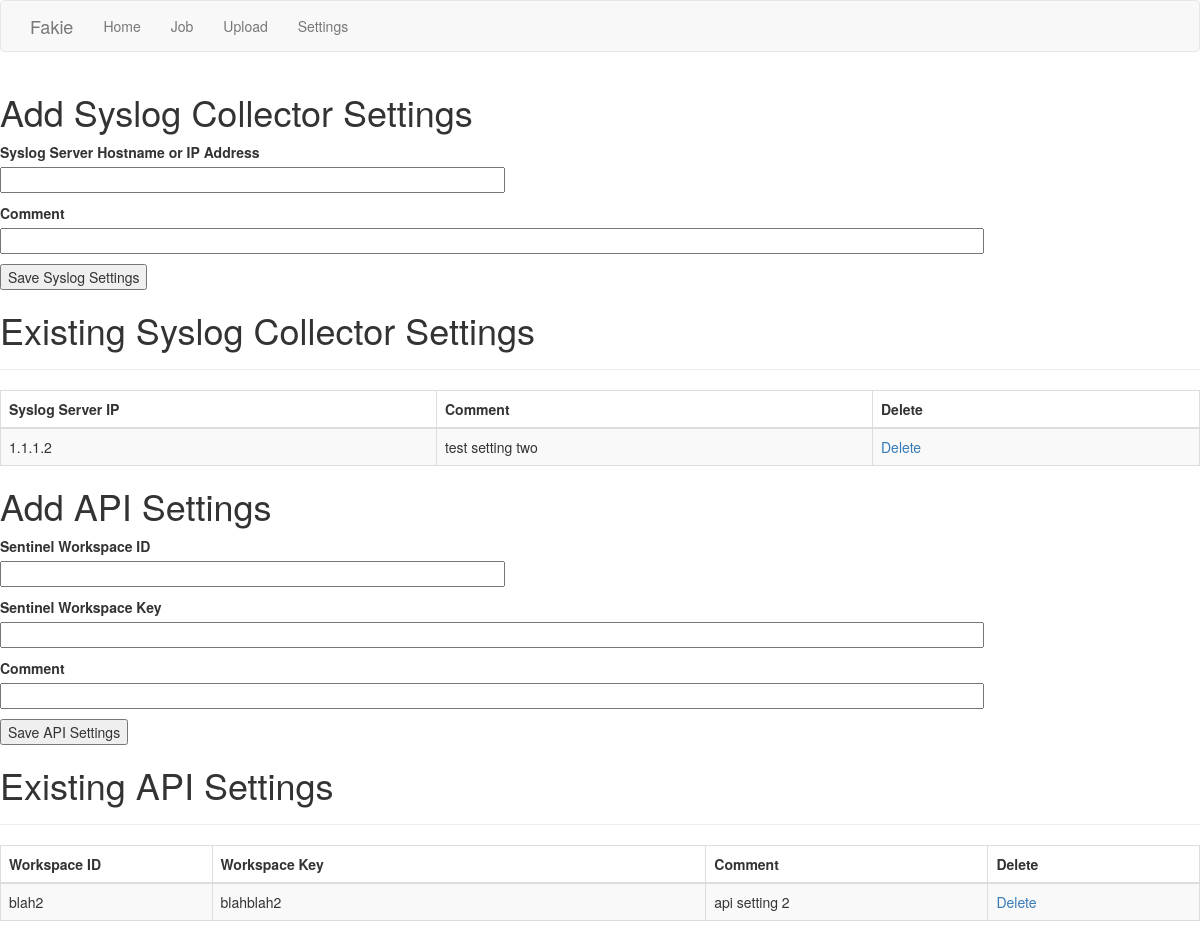
The page /settings on the database its author committed.
### app/models.py (models this page shows)
class SyslogSettings(db.Model):
    id = db.Column(db.Integer, primary_key=True)
    serverIP = db.Column(db.String(64), index=True, unique=True)
    comment = db.Column(db.String(128))

class ApiSettings(db.Model):
    id = db.Column(db.Integer, primary_key=True)
    workspaceId = db.Column(db.String(64), index=True, unique=True)
    workspaceKey = db.Column(db.String(128))
    comment = db.Column(db.String(128))

### app/routes.py (the view)
@app.route('/settings', methods=['GET'])
def settings():
    syslogSettings_form = syslogSettingsForm()
    apiSettings_form = apiSettingsForm()
    syslogSettingsAll = SyslogSettings.query.all()
    apiSettingsAll = ApiSettings.query.all()
    return render_template('settings.html', syslogSettings_form=syslogSettings_form, apiSettings_form=apiSettings_form, syslogSettingsAll=syslogSettingsAll, apiSettingsAll=apiSettingsAll)

### app/forms.py
class syslogSettingsForm(FlaskForm):
    serverIP = StringField('Syslog Server Hostname or IP Address', validators=[DataRequired()])
    comment = StringField('Comment', validators=[Optional()])
    submit = SubmitField('Save Syslog Settings')

class apiSettingsForm(FlaskForm):
    workspaceId = StringField('Sentinel Workspace ID', validators=[DataRequired()])
    workspaceKey = StringField('Sentinel Workspace Key', validators=[DataRequired()])
    comment = StringField('Comment', validators=[Optional()])
    submit = SubmitField('Save API Settings')

### app/templates/settings.html (shortened to what this page needs)
{% extends "base.html" %}
{% block content %}
    <!doctype html>
    <h1>Add Syslog Collector Settings</h1>
    <form action="{{ url_for('syslogSettings') }}" method=post>
        <p>
            {{ syslogSettings_form.serverIP.label }}<br>
            {{ syslogSettings_form.serverIP(size=64) }}
        </p>
        <p>
            {{ syslogSettings_form.comment.label }}<br>
            {{ syslogSettings_form.comment(size=128) }}
        </p>
        <p>{{ syslogSettings_form.submit() }}</p>
    </form>
    <h1>Existing Syslog Collector Settings</h1>
        {% if syslogSettingsAll %}
          <hr class="intro-divider">
          <div class="center">
            <table class="table table-striped table-bordered">
              <thead>
                <tr>
                  <th width="20%"> Syslog Server IP </th>
                  <th width="20%"> Comment </th>
                  <th width="15%"> Delete </th>
                </tr>
              </thead>
              <tbody>
              {% for syslogSetting in syslogSettingsAll %}
                <tr>
                  <td> {{ syslogSetting.serverIP }} </td>
                  <td> {{ syslogSetting.comment }} </td>
                  <td>
                    <a href="{{ url_for('deletesyslogsetting', id=syslogSetting.id) }}">
                         Delete
                     </a>
                  </td>
                </tr>
              {% endfor %}
              </tbody>
            </table>
          </div>
        {% else %}
          <div style="text-align: center">
            <h3> No syslog setting have been set. </h3>
            <hr class="intro-divider">
        </div>
        {% endif %}
    <h1>Add API Settings</h1>
    <form action="{{ url_for('apiSettings') }}" method=post>
        <p>
            {{ apiSettings_form.workspaceId.label }}<br>
            {{ apiSettings_form.workspaceId(size=64) }}
        </p>
        <p>
            {{ apiSettings_form.workspaceKey.label }}<br>
            {{ apiSettings_form.workspaceKey(size=128) }}
        </p>
        <p>
            {{ apiSettings_form.comment.label }}<br>
            {{ apiSettings_form.comment(size=128) }}
        </p>
        <p>{{ apiSettings_form.submit() }}</p>
    </form>
    <h1>Existing API Settings</h1>
        {% if apiSettingsAll %}
          <hr class="intro-divider">
          <div class="center">
            <table class="table table-striped table-bordered">
              <thead>
                <tr>
                  <th width="15%"> Workspace ID </th>
                  <th width="35%"> Workspace Key </th>
                  <th width="20%"> Comment </th>
                  <th width="15%"> Delete </th>
                </tr>
              </thead>
              <tbody>
              {% for apiSetting in apiSettingsAll %}
                <tr>
                  <td> {{ apiSetting.workspaceId }} </td>
                  <td> {{ apiSetting.workspaceKey }} </td>
                  <td> {{ apiSetting.comment }} </td>
                  <td>
                    <a href="{{ url_for('deleteapisetting', id=apiSetting.id) }}">
                         Delete
                     </a>
                  </td>
                </tr>
              {% endfor %}
              </tbody>
            </table>
          </div>
        {% else %}
          <div style="text-align: center">
            <h3> No api settings have been set. </h3>
            <hr class="intro-divider">
        </div>
        {% endif %}
{% endblock %}

### rows shown on the page
SyslogSettings: serverIP "1.1.1.2", comment "test setting two"
ApiSettings: workspaceId "blah2", workspaceKey "blahblah2", comment "api setting 2"

### other values the page prints
{{ syslogSettings_form.serverIP.label }} "Syslog Server Hostname or IP Address"
{{ syslogSettings_form.comment.label }} "Comment"
{{ apiSettings_form.workspaceId.label }} "Sentinel Workspace ID"
{{ apiSettings_form.workspaceKey.label }} "Sentinel Workspace Key"
{{ apiSettings_form.comment.label }} "Comment"
